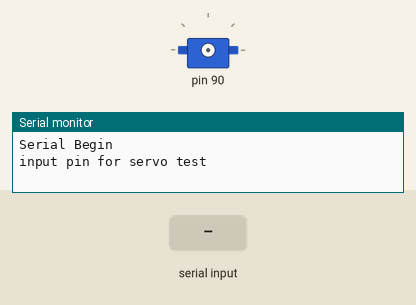
This sketch was run on a simulated Arduino Uno, built with avr-gcc and run on an emulated ATmega328P. On the bench: servo, the last lines printed to the serial monitor. The inputs (shaded band) are chosen by the test bench.

Above: at 0.9 s.
1.0 s: "90,45\n" received over Serial
At 2.0 s:
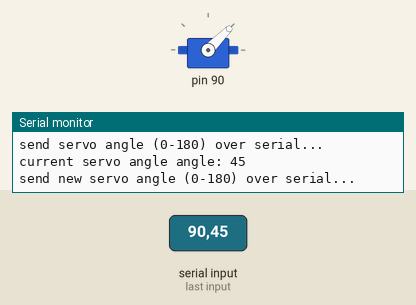
2.5 s: "30,150\n" received over Serial
At 3.5 s:
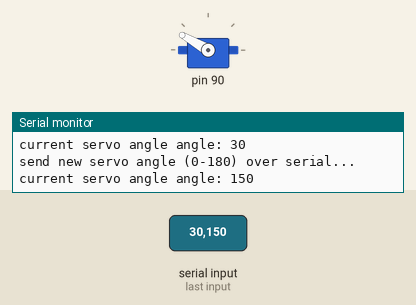
4.5 s: "5\n" received over Serial
At 5.7 s:
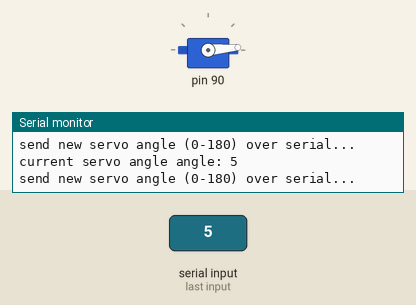
6.0 s: "90\n" received over Serial
At 6.9 s:
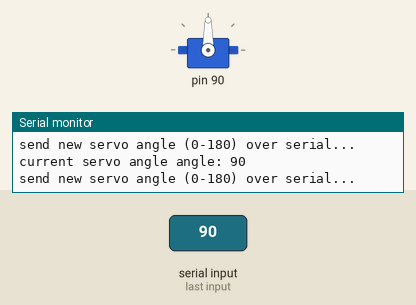
Timing chart, 0 to 8.5 s (numbered marks = the images above; inputs shaded):
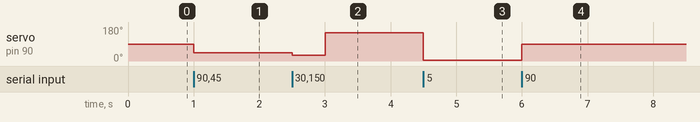

Measured:
- after the input at 1.0 s, servo on pin 90: 90° → 45° at once
- after the input at 2.5 s, servo on pin 90: 45° → 30° at once, → 150° 0.50 s later
- after the input at 4.5 s, servo on pin 90: 150° → 5° at once
- after the input at 6.0 s, servo on pin 90: 5° → 90° at once

The sketch:

manual_servo.ino
```cpp
 // libraries
  #include <Servo.h>

 // servos
  byte pinServo;
  byte servo_angle;
  Servo servo_test;
  unsigned long baud = 115200;


void setup() {
  Serial.begin(baud); // start serial
  Serial.println("Serial Begin");
  Serial.println();

 // wait for spout id sent over serial before initiating script
  Serial.println("input pin for servo test");
  while (Serial.available() <= 0) {} // wait for serial input to start session
  pinServo = Serial.parseInt(); // read serial
  pinMode(pinServo, OUTPUT);
  Serial.print("testing servo on pin: ");Serial.println(pinServo);
  Serial.println();
  servo_test.attach(pinServo);
  Serial.println("send servo angle (0-180) over serial...");

}

void loop() {
   if(Serial.available()){
    servo_angle = Serial.parseInt(); // read serial

   // wait for input to begin calibration sequence
    if(servo_angle > 0 && servo_angle <= 180){
      Serial.print("current servo angle angle: ");Serial.println(servo_angle);
      servo_test.write(servo_angle);
      delay(500);

      Serial.println("");
      Serial.println("send new servo angle (0-180) over serial...");

      if(servo_angle > 180){
        Serial.println("error in servo_angle input: value must be less than or equal to 180");
      }
    }
  }
}
```
